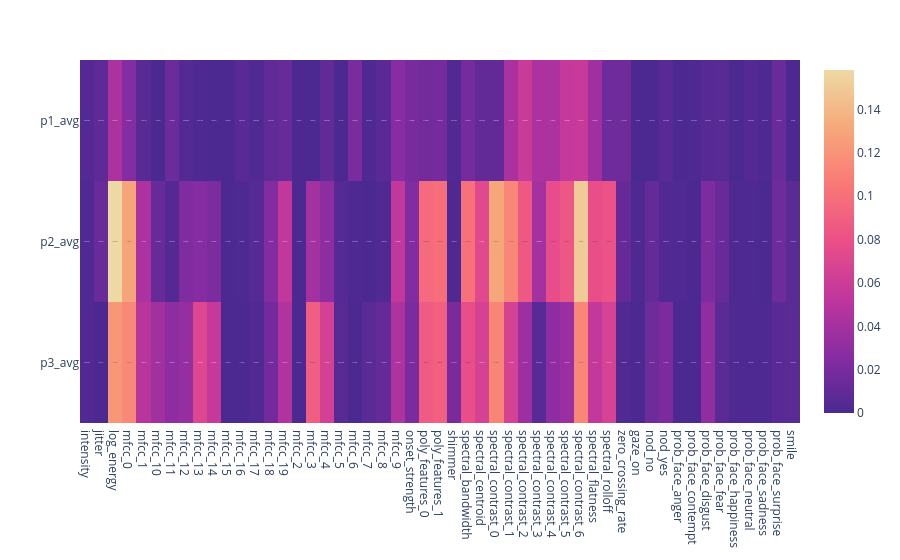

The code cell stored with this chart in its notebook:
### Code cell
fig_r

### Figure 1 — Plotly figure (JSON) as saved in the notebook; plotly's stock layout.template omitted (floating-point values rounded to 4 significant figures; data arrays with more than 128 entries replaced by an {"elided": "..."} marker saying what was removed)
{"data": [{"coloraxis": "coloraxis", "hovertemplate": "x: %{x}<br>y: %{y}<br>color: %{z}<extra></extra>", "name": "0", "texttemplate": "%{z}", "type": "heatmap", "x": ["intensity", "jitter", "log_energy", "mfcc_0", "mfcc_1", "mfcc_10", "mfcc_11", "mfcc_12", "mfcc_13", "mfcc_14", "mfcc_15", "mfcc_16", "mfcc_17", "mfcc_18", "mfcc_19", "mfcc_2", "mfcc_3", "mfcc_4", "mfcc_5", "mfcc_6", "mfcc_7", "mfcc_8", "mfcc_9", "onset_strength", "poly_features_0", "poly_features_1", "shimmer", "spectral_bandwidth", "spectral_centroid", "spectral_contrast_0", "spectral_contrast_1", "spectral_contrast_2", "spectral_contrast_3", "spectral_contrast_4", "spectral_contrast_5", "spectral_contrast_6", "spectral_flatness", "spectral_rolloff", "zero_crossing_rate", "gaze_on", "nod_no", "nod_yes", "prob_face_anger", "prob_face_contempt", "prob_face_disgust", "prob_face_fear", "prob_face_happiness", "prob_face_neutral", "prob_face_sadness", "prob_face_surprise", "smile"], "xaxis": "x", "y": ["p1_avg", "p2_avg", "p3_avg"], "yaxis": "y", "z": {"elided": "3x51 float values"}}], "layout": {"coloraxis": {"colorscale": [[0, "rgb(75, 41, 145)"], [0.1667, "rgb(135, 44, 162)"], [0.3333, "rgb(192, 54, 157)"], [0.5, "rgb(234, 79, 136)"], [0.6667, "rgb(250, 120, 118)"], [0.8333, "rgb(246, 169, 122)"], [1, "rgb(237, 217, 163)"]]}, "margin": {"t": 60}, "xaxis": {"anchor": "y", "domain": [0, 1]}, "yaxis": {"anchor": "x", "autorange": "reversed", "domain": [0, 1]}}}
